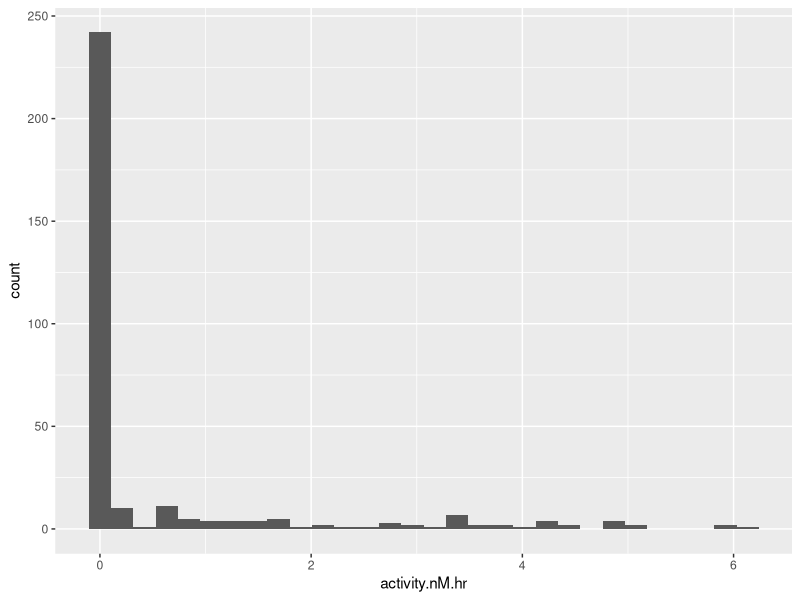
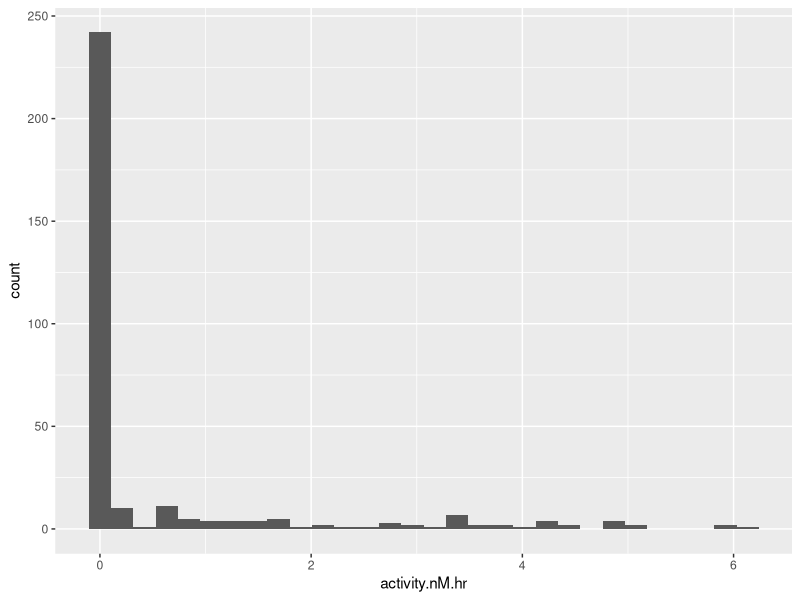

Write R code to recreate these figures, in order.
######
# Load the tidyverse package 
######

install.packages("tidyverse")
library(tidyverse)

######
# Read in the .csv file and assign it to an object called med_enz
######

read.csv("med_enz.csv")
med_enz <- read.csv("med_enz.csv")

######
# determine what class med_enz belongs to
######

class(med_enz)


######
# determine the structure of med_enz
######

str(med_enz)


######
# determine number of rows in med_enz
######

nrow(med_enz)


######
# get a "glimpse" of med_enz (first have dplyr package installed)
######

library(dplyr)
glimpse(med_enz)

######
# use the printed code to create a histogram of the data 
######

p <- ggplot(data = med_enz, aes(x = activity.nM.hr)) + 
  geom_histogram()
print(p)
ggsave(filename = "hw_03_plot.png", plot = p, height = 3, width = 4, units = "in", dpi = 300)

